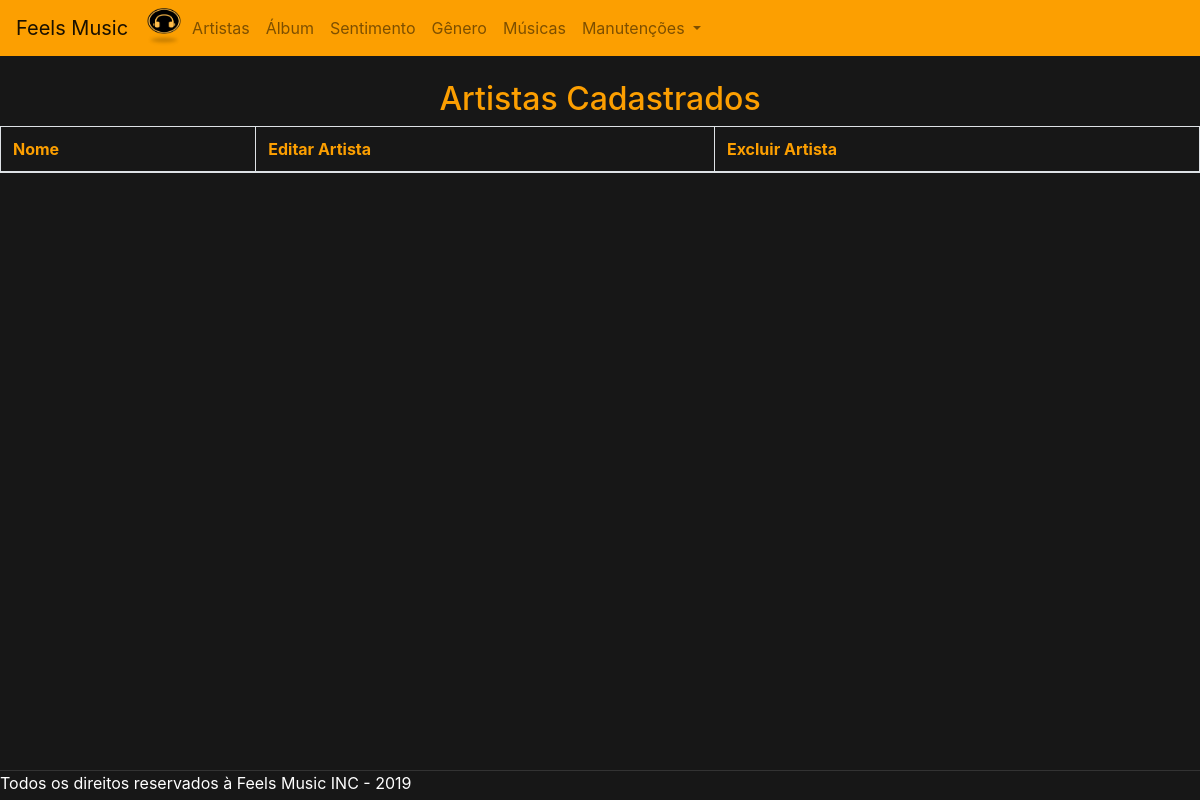
Before: /pages/pages_adm/visualizarArtista.php with the older database file.
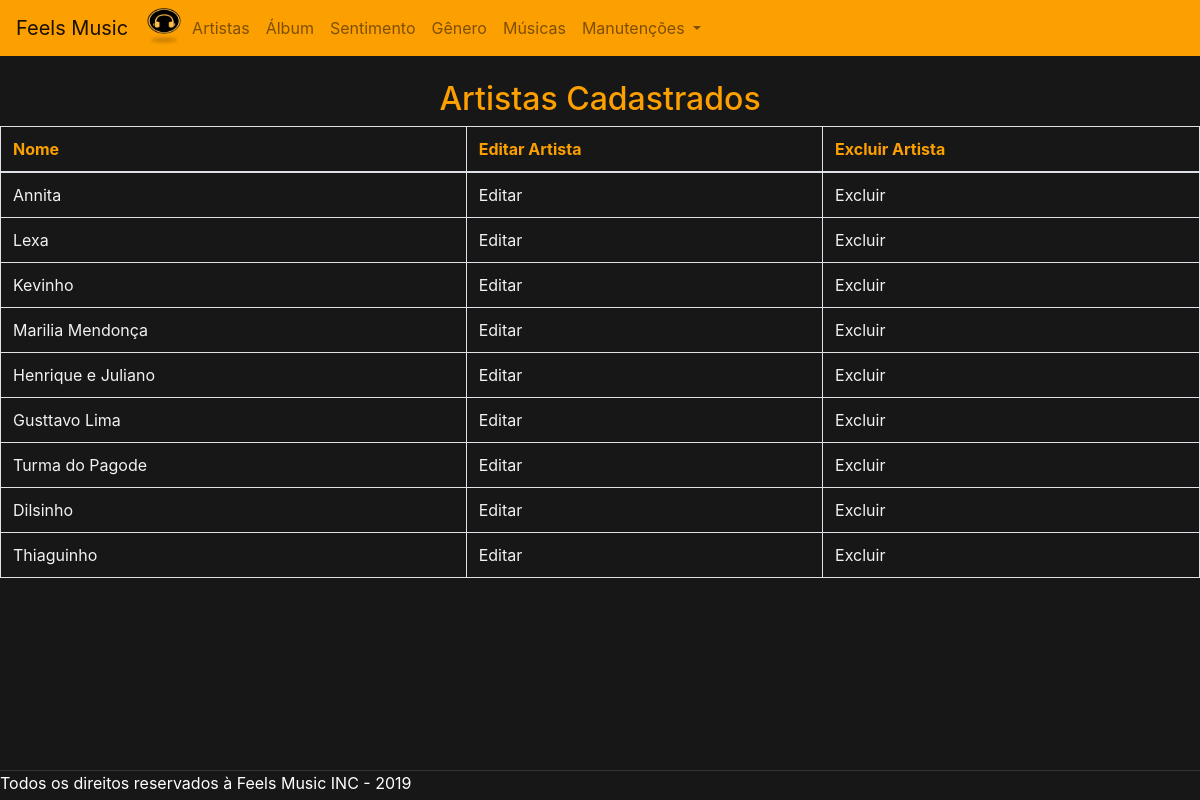
After: the same page with the newer database file.
### tables this page shows
CREATE TABLE IF NOT EXISTS `artista` (
  `idartista` INT AUTO_INCREMENT NOT NULL,
  `nome` VARCHAR(45) NOT NULL,
  PRIMARY KEY (`idartista`));

### pages/pages_adm/visualizarArtista.php (the view, shortened to what this page needs)
<?php
	include("../../includes/nav.php");
$conexao = mysqli_connect("localhost", "root", "", "bancofeelsmusic");
$busca = mysqli_query($conexao, "SELECT * FROM artista");
$arrArtista = mysqli_fetch_all($busca, MYSQLI_ASSOC);
 ?>
<!DOCTYPE html>
<html>
  <head>
  </head>
  <body>
    <br>
    <center>
      <h2>Artistas Cadastrados</h2>
      <table class="table table-bordered">
        <thead>
          <tr>
            <th scope="col">Nome</th>
            <th scope="col">Editar Artista</th>
            <th scope="col">Excluir Artista</th>
          </tr>
        </thead>
        <?php
          foreach ($arrArtista as $chave => $valor) {
            echo "<tr>";
            echo "<td>".$valor["nome"]."</td>";
            echo "<td>";
              echo "<a href='../../actions/alterarArtista.php?codigo=".$valor["idartista"]."'>Editar</a>";
            echo "</td>";
            echo "<td>";
              echo "<a href='../../actions/excluirArtista.php?codigo=".$valor["idartista"]."'>Excluir</a>";
            echo "</td>";
            echo "</tr>";
          }
         ?>
      </table>
    </center>
  </body>
  <br>
  <footer class="fixar-rodape">
    Todos os direitos reservados à Feels Music INC - 2019
  </footer>
</html>

Changed rows visible on the page:
added artista: nome "Annita"
added artista: nome "Lexa"
added artista: nome "Kevinho"
added artista: nome "Marilia Mendonça"
added artista: nome "Henrique e Juliano"
added artista: nome "Gusttavo Lima"
added artista: nome "Turma do Pagode"
added artista: nome "Dilsinho"
added artista: nome "Thiaguinho"
